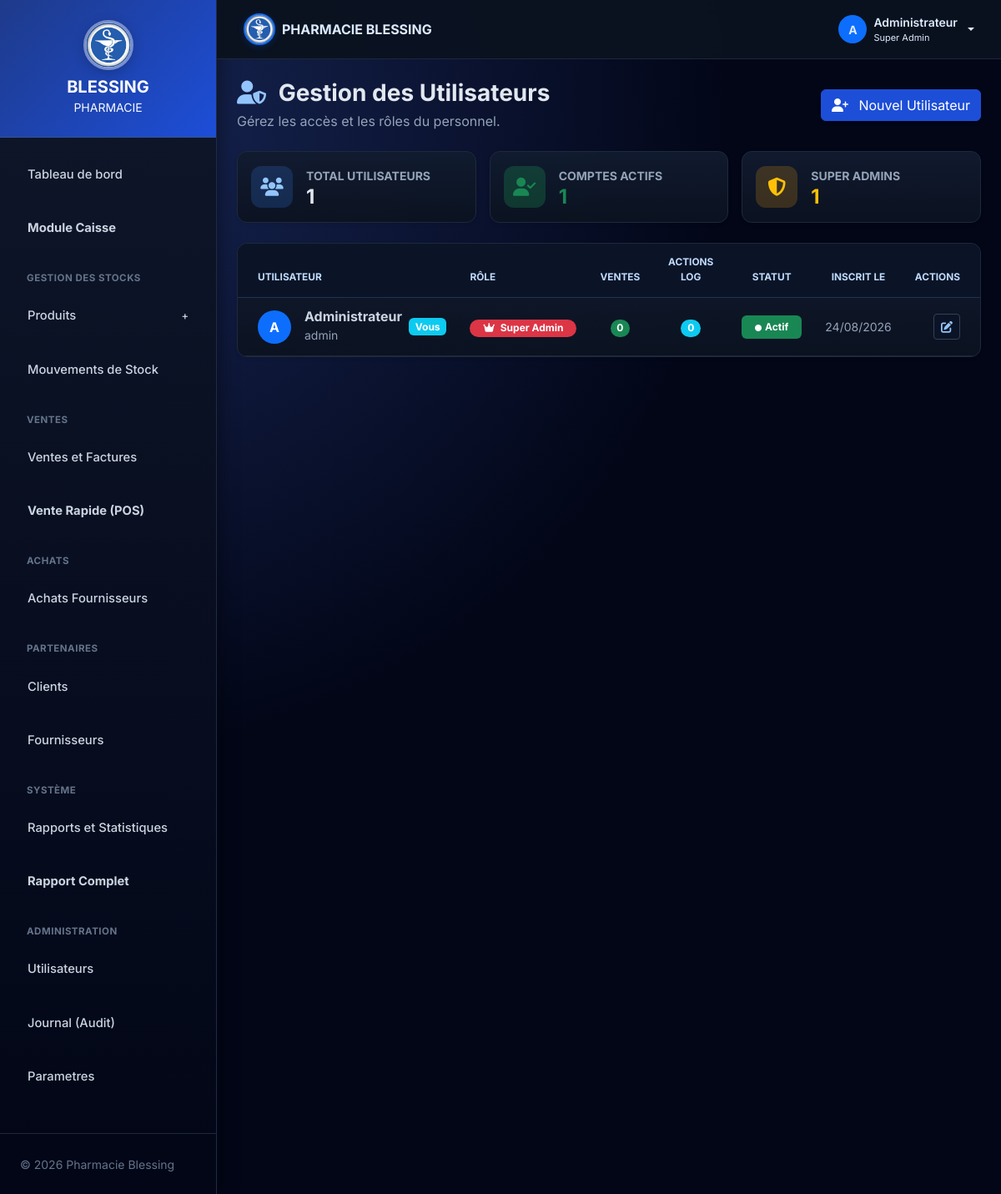
The app's page /modules/users/index.php (signed in) with its own data.
### tables this page shows
CREATE TABLE IF NOT EXISTS users (
  id INT AUTO_INCREMENT PRIMARY KEY,
  full_name VARCHAR(150) NOT NULL,
  username VARCHAR(100) NOT NULL UNIQUE,
  password VARCHAR(255) NOT NULL,
  role_id INT NOT NULL,
  status ENUM('active','inactive') NOT NULL DEFAULT 'active',
  last_login DATETIME NULL,
  created_at DATETIME NOT NULL DEFAULT CURRENT_TIMESTAMP,
  updated_at DATETIME NOT NULL DEFAULT CURRENT_TIMESTAMP ON UPDATE CURRENT_TIMESTAMP,
  CONSTRAINT fk_users_role FOREIGN KEY (role_id) REFERENCES roles(id)
    ON UPDATE CASCADE ON DELETE RESTRICT
);

CREATE TABLE IF NOT EXISTS roles (
  id INT AUTO_INCREMENT PRIMARY KEY,
  name VARCHAR(100) NOT NULL UNIQUE,
  permissions TEXT NULL,
  created_at DATETIME NOT NULL DEFAULT CURRENT_TIMESTAMP
);

### modules/users/index.php (the view, shortened to what this page needs)
<?php
require_once '../../config/db.php';
$users = $pdo->query("SELECT u.*, r.name as role_name,
    (SELECT COUNT(*) FROM sales WHERE user_id = u.id) as total_sales,
    (SELECT COUNT(*) FROM audit_logs WHERE user_id = u.id) as total_actions
    FROM users u
    LEFT JOIN roles r ON u.role_id = r.id
    ORDER BY u.created_at DESC")->fetchAll();
require_once '../../includes/header.php';
?>
<div class="d-flex flex-column flex-sm-row justify-content-between align-items-start align-items-sm-center gap-2 mb-4">
    <div>
        <h3 class="fw-bold mb-1"><i class="fas fa-user-shield text-primary me-2"></i> Gestion des Utilisateurs</h3>
        <p class="text-muted mb-0">Gérez les accès et les rôles du personnel.</p>
    </div>
    <a href="add.php" class="btn btn-primary shadow-sm"><i class="fas fa-user-plus me-2"></i> Nouvel Utilisateur</a>
</div>
<?php
$total_u   = count($users);
$active_u  = count(array_filter($users, fn($u) => $u['status'] === 'active'));
$admins_u  = count(array_filter($users, fn($u) => $u['role_name'] === 'Super Admin'));
?>
<div class="row g-3 mb-4">
    <div class="col-md-4">
        <div class="card border-0 shadow-sm p-3">
            <div class="d-flex align-items-center">
                <div class="stat-icon bg-light-primary text-primary me-3"><i class="fas fa-users"></i></div>
                <div><small class="text-muted fw-bold">TOTAL UTILISATEURS</small><h4 class="mb-0 fw-bold"><?php echo $total_u; ?></h4></div>
            </div>
        </div>
    </div>
    <div class="col-md-4">
        <div class="card border-0 shadow-sm p-3">
            <div class="d-flex align-items-center">
                <div class="stat-icon bg-light-success text-success me-3"><i class="fas fa-user-check"></i></div>
                <div><small class="text-muted fw-bold">COMPTES ACTIFS</small><h4 class="mb-0 fw-bold text-success"><?php echo $active_u; ?></h4></div>
            </div>
        </div>
    </div>
    <div class="col-md-4">
        <div class="card border-0 shadow-sm p-3">
            <div class="d-flex align-items-center">
                <div class="stat-icon bg-light-warning text-warning me-3"><i class="fas fa-shield-alt"></i></div>
                <div><small class="text-muted fw-bold">SUPER ADMINS</small><h4 class="mb-0 fw-bold text-warning"><?php echo $admins_u; ?></h4></div>
            </div>
        </div>
    </div>
</div>
<div class="card shadow-sm border-0">
    <div class="card-body p-0">
        <div class="table-responsive">
            <table class="table table-hover align-middle mb-0">
                <thead class="bg-light">
                    <tr>
                        <th class="ps-4">Utilisateur</th>
                        <th>Rôle</th>
                        <th class="text-center">Ventes</th>
                        <th class="text-center">Actions Log</th>
                        <th class="text-center">Statut</th>
                        <th class="text-center">Inscrit le</th>
                        <th class="text-end pe-4">Actions</th>
                    </tr>
                </thead>
                <tbody>
                    <?php foreach ($users as $u): ?>
                    <tr>
                        <td class="ps-4">
                            <div class="d-flex align-items-center">
                                <div class="bg-primary text-white rounded-circle d-flex align-items-center justify-content-center me-3 fw-bold" style="width:40px;height:40px;font-size:16px;">
                                    <?php echo strtoupper(substr($u['full_name'] ?? 'U', 0, 1)); ?>
                                </div>
                                <div>
                                    <h6 class="mb-0 fw-bold"><?php echo htmlspecialchars($u['full_name']); ?></h6>
                                    <small class="text-muted"><?php echo htmlspecialchars($u['username']); ?></small>
                                </div>
                                <?php if ($u['id'] == $_SESSION['user_id']): ?>
                                    <span class="badge bg-info ms-2">Vous</span>
                                <?php endif; ?>
                            </div>
                        </td>
                        <td>
                            <?php
                            $role_n = $u['role_name'] ?? 'N/A';
                            $role_class = match($role_n) {
                                'Super Admin' => 'bg-danger',
                                'Admin'       => 'bg-warning text-dark',
                                'Magasinier'  => 'bg-info text-dark',
                                default       => 'bg-secondary'
                            };
                            ?>
                            <span class="badge <?php echo $role_class; ?> rounded-pill px-3">
                                <?php if ($role_n === 'Super Admin'): ?><i class="fas fa-crown me-1"></i><?php endif; ?>
                                <?php echo htmlspecialchars($role_n); ?>
                            </span>
                        </td>
                        <td class="text-center"><span class="badge bg-success rounded-pill"><?php echo $u['total_sales']; ?></span></td>
                        <td class="text-center"><span class="badge bg-info rounded-pill"><?php echo $u['total_actions']; ?></span></td>
                        <td class="text-center">
                                <?php if ($u['status'] === 'active'): ?>
                                    <span class="badge bg-success px-3 py-2"><i class="fas fa-circle me-1" style="font-size:8px;"></i>Actif</span>
                                <?php else: ?>
                                    <span class="badge bg-secondary px-3 py-2"><i class="fas fa-circle me-1" style="font-size:8px;"></i>Inactif</span>
                                <?php endif; ?>
                        </td>
                        <td class="text-center text-muted small"><?php echo date('d/m/Y', strtotime($u['created_at'])); ?></td>
                        <td class="text-end pe-4">
                            <a href="edit.php?id=<?php echo $u['id']; ?>" class="btn btn-sm btn-light text-primary" title="Modifier"><i class="fas fa-edit"></i></a>
                        </td>
                    </tr>
                    <?php endforeach; ?>
                </tbody>
            </table>
        </div>
    </div>
</div>
<?php require_once '../../includes/footer.php'; ?>

### assets/css/style.css (style rules this page uses)
:root { --primary-color: #1d4ed8; --primary-dark: #1e3a8a; --primary-soft: #93c5fd; --secondary-color: #94a3b8; --success-color: #22c55e; --danger-color: #ef4444; --warning-color: #f59e0b; --info-color: #0ea5e9; --bg-main: #020617; --bg-panel: #0b1220; --bg-elevated: #111b2f; --bg-soft: #0f172a; --text-main: #e2e8f0; --text-muted: #94a3b8; --border-color: #1e293b; --sidebar-width: 260px; --shadow-sm: 0 4px 14px rgba(0, 0, 0, 0.25); --shadow-md: 0 10px 24px rgba(0, 0, 0, 0.35); --border-radius: 12px; }
html, body { min-height: 100%; }
body { font-family: 'Inter', sans-serif; background: radial-gradient(circle at 10% 10%, #172554 0%, #020617 45%, #020617 100%); overflow-x: hidden; color: var(--text-main); }
.card { border-radius: var(--border-radius) !important; border: 1px solid var(--border-color) !important; background: linear-gradient(180deg, rgba(17, 27, 47, 0.96) 0%, rgba(11, 18, 32, 0.96) 100%) !important; color: var(--text-main); box-shadow: var(--shadow-sm); }
.stat-icon { width: 50px; height: 50px; border-radius: 12px; display: flex; align-items: center; justify-content: center; font-size: 22px; }
.table-custom, .table { border-radius: var(--border-radius); overflow: hidden; background: transparent; color: #cbd5e1; }
.table-custom thead th, .table thead th { background-color: #0b1426 !important; border-bottom: 1px solid #223253; color: #bfdbfe; text-transform: uppercase; font-size: 0.74rem; font-weight: 700; padding: 14px; }
.table-custom tbody td, .table tbody td { padding: 13px 14px; vertical-align: middle; color: #cbd5e1; border-bottom: 1px solid #1e293b; background: transparent !important; }
.table-responsive { -webkit-overflow-scrolling: touch; max-width: 100%; }
.bg-light, .bg-light-subtle { background-color: #0b1426 !important; }
.text-muted { color: var(--text-muted) !important; }
.btn-primary { background-color: var(--primary-color) !important; border-color: var(--primary-color) !important; }
.btn-light, .btn-outline-secondary, .btn-outline-primary { background-color: #0b1426; color: #cbd5e1; border-color: #334155; }
.bg-light-primary { background-color: rgba(59, 130, 246, 0.2); }
.bg-light-success { background-color: rgba(34, 197, 94, 0.2); }
.bg-light-warning { background-color: rgba(245, 158, 11, 0.2); }
.text-primary { color: #93c5fd !important; }

### records on screen
users: status "1", role.name "1", full_name "A", full_name "Administrateur", username "admin", shows "Vous", role.name "Super Admin", total_sales "0", total_actions "0", shows "Actif", created_at "24/08/2026"

### other values on screen
substr($_SESSION['full_name'], 0, 1) "A"
$_SESSION['full_name'] "Administrateur"
$_SESSION['role'] "Super Admin"
$total_u "1"
